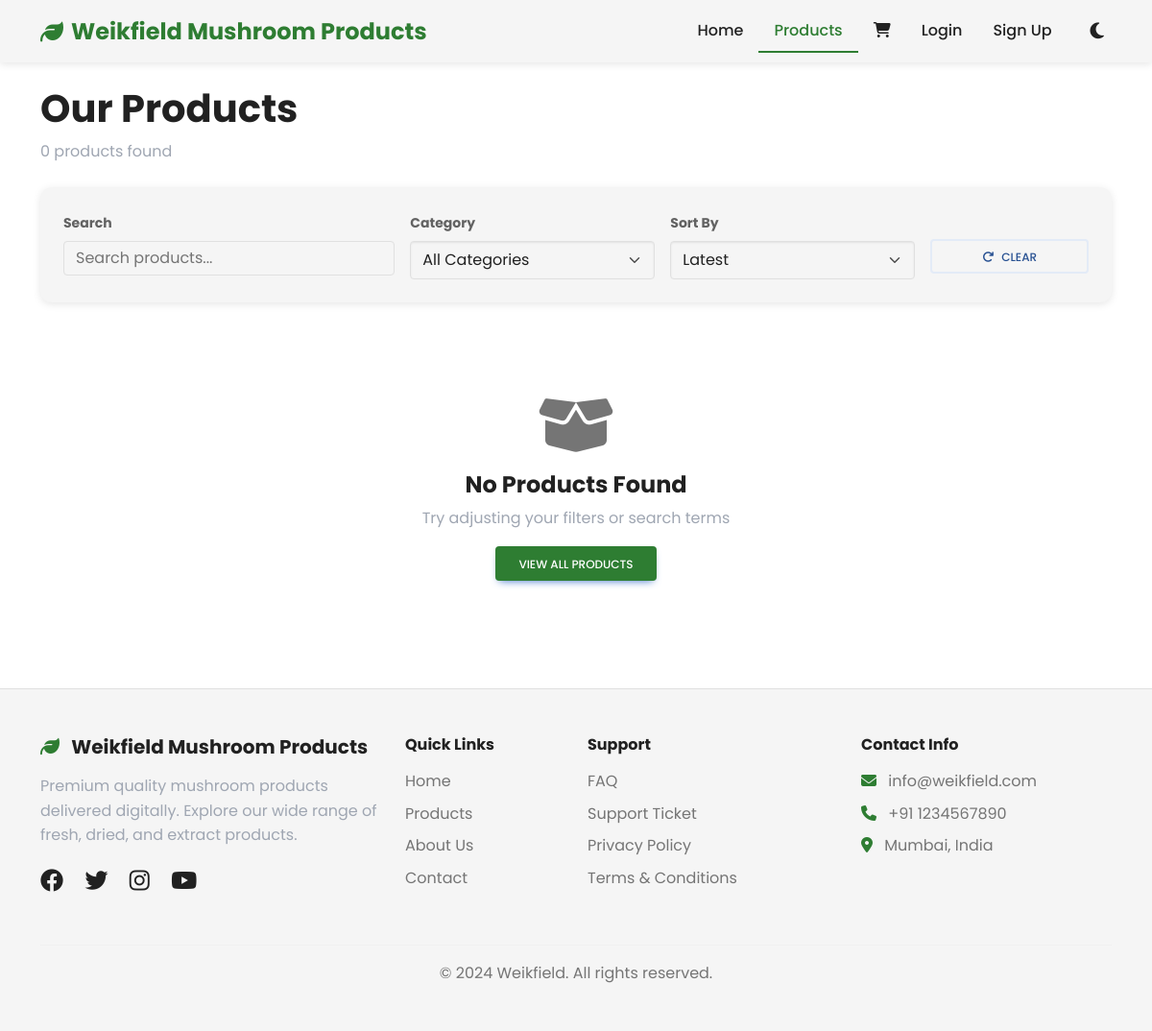
/products.php, run on the app's committed database.
### tables this page shows
CREATE TABLE settings (
    id INT PRIMARY KEY AUTO_INCREMENT,
    setting_key VARCHAR(100) UNIQUE NOT NULL,
    setting_value TEXT,
    setting_type VARCHAR(50) DEFAULT 'text',
    updated_at TIMESTAMP DEFAULT CURRENT_TIMESTAMP ON UPDATE CURRENT_TIMESTAMP,
    INDEX idx_key (setting_key)
);

### config/config.php (called while the page is built, shortened)
<?php
function sanitize($data) {
    return htmlspecialchars(strip_tags(trim($data)));
}
function getSetting($key, $default = '') {
    $pdo = getPDOConnection();
    $stmt = $pdo->prepare("SELECT setting_value FROM settings WHERE setting_key = ?");
    $stmt->execute([$key]);
    $result = $stmt->fetch();
    return $result ? $result['setting_value'] : $default;
}
?>

### products.php (the view, shortened to what this page needs)
<?php
require_once __DIR__ . '/config/config.php';
$search = sanitize($_GET['search'] ?? '');
$sort = sanitize($_GET['sort'] ?? 'latest');
$pdo = getPDOConnection();
$query = "SELECT p.*, c.name as category_name FROM products p
          LEFT JOIN categories c ON p.category_id = c.id
          WHERE p.is_active = 1";
$params = [];
switch ($sort) {
    default:
        $query .= " ORDER BY p.created_at DESC";
}
$stmt = $pdo->prepare($query);
$stmt->execute($params);
$products = $stmt->fetchAll();
include __DIR__ . '/includes/header.php';
?>
<div class="container my-4">
    <div class="mb-4">
        <h1 class="fw-bold mb-2">Our Products</h1>
        <p class="text-secondary">
            <?php echo count($products); ?> products found
        </p>
    </div>
    <div class="filters-section">
        <form method="GET" action="" id="filterForm">
            <div class="row g-3">
                <div class="col-12 col-md-4">
                    <div class="filter-group">
                        <label class="form-label small fw-bold">Search</label>
                        <input type="text" class="form-control" name="search"
                               placeholder="Search products..."
                               value="<?php echo htmlspecialchars($search); ?>">
                    </div>
                </div>
                <div class="col-6 col-md-3">
                    <div class="filter-group">
                        <label class="form-label small fw-bold">Category</label>
                        <select class="form-select" name="category" onchange="this.form.submit()">
                            <option value="">All Categories</option>
                        </select>
                    </div>
                </div>
                <div class="col-6 col-md-3">
                    <div class="filter-group">
                        <label class="form-label small fw-bold">Sort By</label>
                        <select class="form-select" name="sort" onchange="this.form.submit()">
                            <option value="latest" <?php echo $sort === 'latest' ? 'selected' : ''; ?>>Latest</option>
                        </select>
                    </div>
                </div>
                <div class="col-12 col-md-2">
                    <div class="filter-group">
                        <label class="form-label small fw-bold d-none d-md-block">&nbsp;</label>
                        <a href="<?php echo SITE_URL; ?>/products.php" class="btn btn-outline-secondary w-100">
                            <i class="fas fa-redo me-2"></i>Clear
                        </a>
                    </div>
                </div>
            </div>
        </form>
    </div>
    <?php if (empty($products)): ?>
        <div class="empty-state">
            <i class="fas fa-box-open"></i>
            <h4 class="fw-bold mb-2">No Products Found</h4>
            <p class="text-secondary mb-3">Try adjusting your filters or search terms</p>
            <a href="<?php echo SITE_URL; ?>/products.php" class="btn btn-primary">
                View All Products
            </a>
        </div>
    <?php endif; ?>
</div>
<?php include __DIR__ . '/includes/footer.php'; ?>

### includes/footer.php (shortened to what this page needs)
    <footer class="mt-5" style="background-color: var(--surface-color); border-top: 1px solid var(--border-color);">
        <div class="container py-5">
            <div class="row">
                <div class="col-md-4 mb-4">
                    <h5 class="fw-bold mb-3">
                        <i class="fas fa-leaf me-2" style="color: var(--primary-color);"></i>
                        <?php echo SITE_NAME; ?>
                    </h5>
                    <p class="text-secondary">
                        Premium quality mushroom products delivered digitally. Explore our wide range of fresh, dried, and extract products.
                    </p>
                    <div class="social-links mt-3">
                        <a href="#" class="me-3" style="color: var(--text-color); font-size: 1.5rem;">
                            <i class="fab fa-facebook"></i>
                        </a>
                        <a href="#" class="me-3" style="color: var(--text-color); font-size: 1.5rem;">
                            <i class="fab fa-twitter"></i>
                        </a>
                        <a href="#" class="me-3" style="color: var(--text-color); font-size: 1.5rem;">
                            <i class="fab fa-instagram"></i>
                        </a>
                        <a href="#" style="color: var(--text-color); font-size: 1.5rem;">
                            <i class="fab fa-youtube"></i>
                        </a>
                    </div>
                </div>
                <div class="col-md-2 mb-4">
                    <h6 class="fw-bold mb-3">Quick Links</h6>
                    <ul class="list-unstyled">
                        <li class="mb-2">
                            <a href="<?php echo SITE_URL; ?>" style="color: var(--text-secondary); text-decoration: none;">
                                Home
                            </a>
                        </li>
                        <li class="mb-2">
                            <a href="<?php echo SITE_URL; ?>/products.php" style="color: var(--text-secondary); text-decoration: none;">
                                Products
                            </a>
                        </li>
                        <li class="mb-2">
                            <a href="<?php echo SITE_URL; ?>/about.php" style="color: var(--text-secondary); text-decoration: none;">
                                About Us
                            </a>
                        </li>
                        <li class="mb-2">
                            <a href="<?php echo SITE_URL; ?>/contact.php" style="color: var(--text-secondary); text-decoration: none;">
                                Contact
                            </a>
                        </li>
                    </ul>
                </div>
                <div class="col-md-3 mb-4">
                    <h6 class="fw-bold mb-3">Support</h6>
                    <ul class="list-unstyled">
                        <li class="mb-2">
                            <a href="<?php echo SITE_URL; ?>/faq.php" style="color: var(--text-secondary); text-decoration: none;">
                                FAQ
                            </a>
                        </li>
                        <li class="mb-2">
                            <a href="<?php echo SITE_URL; ?>/contact.php" style="color: var(--text-secondary); text-decoration: none;">
                                Support Ticket
                            </a>
                        </li>
                        <li class="mb-2">
                            <a href="#" style="color: var(--text-secondary); text-decoration: none;">
                                Privacy Policy
                            </a>
                        </li>
                        <li class="mb-2">
                            <a href="#" style="color: var(--text-secondary); text-decoration: none;">
                                Terms & Conditions
                            </a>
                        </li>
                    </ul>
                </div>
                <div class="col-md-3 mb-4">
                    <h6 class="fw-bold mb-3">Contact Info</h6>
                    <ul class="list-unstyled">
                        <li class="mb-2">
                            <i class="fas fa-envelope me-2" style="color: var(--primary-color);"></i>
                            <span style="color: var(--text-secondary);"><?php echo getSetting('site_email', 'info@weikfield.com'); ?></span>
                        </li>
                        <li class="mb-2">
                            <i class="fas fa-phone me-2" style="color: var(--primary-color);"></i>
                            <span style="color: var(--text-secondary);"><?php echo getSetting('site_phone', '+91 1234567890'); ?></span>
                        </li>
                        <li class="mb-2">
                            <i class="fas fa-map-marker-alt me-2" style="color: var(--primary-color);"></i>
                            <span style="color: var(--text-secondary);">Mumbai, India</span>
                        </li>
                    </ul>
                </div>
            </div>
            <hr style="border-color: var(--border-color);">
            <div class="row">
                <div class="col-md-12 text-center">
                    <p class="mb-0" style="color: var(--text-secondary);">
                        <?php echo getSetting('footer_text', '© 2024 Weikfield. All rights reserved.'); ?>
                    </p>
                </div>
            </div>
        </div>
    </footer>
</body>
</html>

### includes/header.php (style rules this page uses)
:root { --primary-color: #2e7d32; --secondary-color: #66bb6a; --accent-color: #ff6f00; --bg-color: #ffffff; --surface-color: #f5f5f5; --text-color: #212121; --text-secondary: #757575; --border-color: #e0e0e0; --shadow: 0 2px 8px rgba(0,0,0,0.1); --shadow-hover: 0 4px 16px rgba(0,0,0,0.15); }
* { margin: 0; padding: 0; box-sizing: border-box; }
body { font-family: 'Poppins', sans-serif; background-color: var(--bg-color); color: var(--text-color); transition: background-color 0.3s ease, color 0.3s ease; padding-bottom: 70px; }
@media (min-width: 769px) { body { padding-bottom: 0; } }
.btn-primary { background-color: var(--primary-color) !important; border-color: var(--primary-color) !important; }
.form-control, .form-select { background-color: var(--surface-color); border-color: var(--border-color); color: var(--text-color); }

### products.php (style rules this page uses)
.filters-section { background: var(--surface-color); padding: 1.5rem; border-radius: 12px; margin-bottom: 2rem; box-shadow: var(--shadow); }
.filter-group { margin-bottom: 1rem; }
.filter-group:last-child { margin-bottom: 0; }
.empty-state { text-align: center; padding: 4rem 2rem; }
.empty-state i { font-size: 4rem; color: var(--text-secondary); margin-bottom: 1rem; }

### data on the page
settings: setting_value "info@weikfield.com"
settings: setting_value "+91 1234567890"
settings: setting_value "© 2024 Weikfield. All rights reserved."

### other printed values
SITE_NAME "Weikfield Mushroom Products"
count($products) "0"
